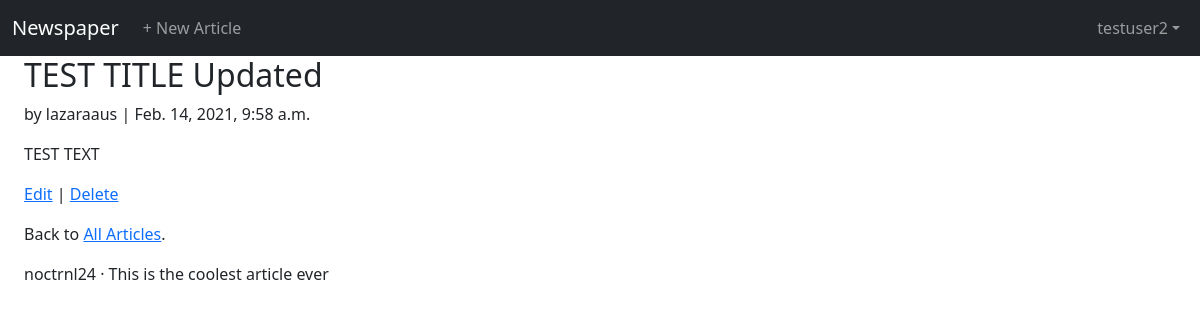
Screenshot of /articles/1/ (signed in) with the database file from the repository.
### accounts/models.py (models this page shows)
class CustomUser(AbstractUser):
    age = models.PositiveIntegerField(null=True, blank=True)

### articles/models.py (models this page shows, shortened)
class Article(models.Model):
    title = models.CharField(max_length=255)
    body = models.TextField()
    date = models.DateTimeField(auto_now_add=True)
    author = models.ForeignKey(get_user_model(), on_delete=models.CASCADE,)

class Comment(models.Model):
    article = models.ForeignKey(Article,
                                on_delete=models.CASCADE,
                                related_name='comments',
                                )
    comment = models.CharField(max_length=140)
    author = models.ForeignKey(
        get_user_model(),
        on_delete=models.CASCADE,
    )
    def __str__(self):
        return self.comment

### articles/views.py (the view)
# urls.py: path('<int:pk>/', ArticleDetailView.as_view(), name='article_detail'),
class ArticleDetailView(LoginRequiredMixin, DetailView):
    model = Article
    template_name = 'article_detail.html'
    context_object_name = 'article'

### templates/article_detail.html
{% extends 'base.html' %}
{% block content %}
<div class="container-fluid">
<div class="article-entry">
		<h2>{{ article.title }}</h2>
		<p> by {{ article.author }} | {{ article.date }}</p>
		<p>{{ article.body }}</p>
</div>
<p><a href="{%url 'article_edit' article.pk %}">Edit</a> |
	 <a href="{% url 'article_delete' article.pk %}">Delete</a></p>
<p>Back to <a href="{% url 'article_list' %}">All Articles</a>.</p>
</div>
{% for comment in article.comments.all %}
<div class="container-fluid">
	<p>
		<span class="font-weight-bold">
			{{ comment.author }} &middot;
		</span>
			{{ comment }}
	</p>
{% endfor %}
</div>
{% endblock content %}

### templates/base.html (shortened to what this page needs)
{% load static %}
<html>
<head>
	<link href="https://cdn.jsdelivr.net/npm/bootstrap@5.0.0-beta2/dist/css/bootstrap.min.css"
				rel="stylesheet"
>
</head>
<body>
	<nav class="navbar navbar-expand-lg navbar-dark bg-dark">
		<div class="container-fluid">
		<a class="navbar-brand" href="{% url 'home' %}">Newspaper</a>
			{% if user.is_authenticated %}
				<div class="collapse navbar-collapse">
				<ul class ="navbar-nav">
					<li class="nav-item">
						<a class="nav-link" href="{% url 'article_new' %}">+ New Article</a>
					</li>
				</ul>
				</div>
				<ul class="navbar-nav ml-auto">
					<li class="nav-item dropdown">
        			  		<a class="nav-link dropdown-toggle" href="#" id="navbarDropdown" role="button" data-bs-toggle="dropdown" aria-expanded="false">{{ user.username }}</a>
        			</li>
        		</ul>
				{% else %}
					<form class="justify-content-end">
						<a href="{% url 'login' %}" class="btn btn-outline-secondary">Log In</a>
						<a href="{% url 'signup' %}" class="btn btn-primary ml-2">Sign Up</a>
					</form>
				{% endif %}
		</div>
	</nav>
	<main>
		<div class="container-fluid">
		{% block content %}
		{% endblock content %}
		</div>
	</main>
</body>
</html>

### rows the page displays
CustomUser: username "testuser2"
Article: title "TEST TITLE Updated", author "lazaraaus", date "Feb. 14, 2021, 9:58 a.m.", body "TEST TEXT"
Comment: author "noctrnl24", comment "This is the coolest article ever"
